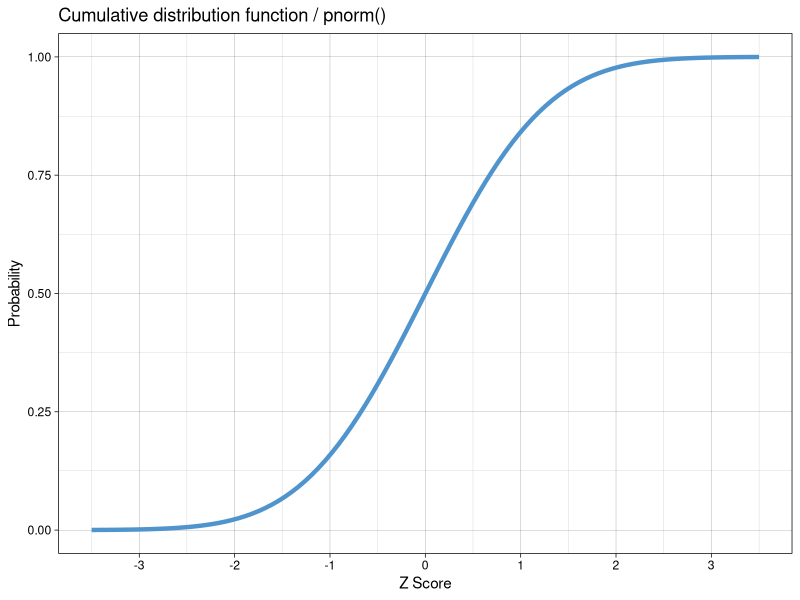
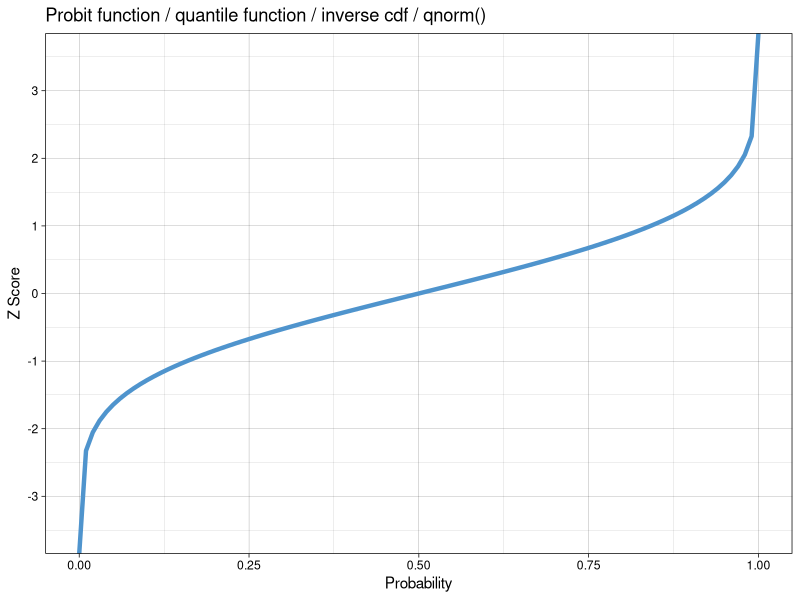

These figures' R source, in order:
## ---- chunk 1
library(tidyverse)
tibble(x = seq(-3, 3, by = 0.1)) %>% 
  ggplot(aes(x)) +
  stat_function(fun = pnorm, colour = "steelblue3", 
                  args = list(mean = 0, sd = 1),
                  size = 1.5) +
  labs(y = "Probability", x = "Z Score") +
  scale_y_continuous(limits = c(0, 1)) +
  scale_x_continuous(limits = c(-3.5, 3.5), breaks = -3:3) + 
  ggtitle("Cumulative distribution function / pnorm()") +
  theme_linedraw()
## ---- chunk 2
tibble(x = seq(0, 1, by = 0.01)) %>% 
  ggplot(aes(x)) +
  stat_function(fun = qnorm, colour = "steelblue3", 
                  args = list(mean = 0, sd = 1),
                  size = 1.5) +
  labs(x = "Probability", y = "Z Score") +
  scale_x_continuous(limits = c(0, 1)) +
  scale_y_continuous(limits = c(-3.5, 3.5), breaks = -3:3) + 
  ggtitle("Probit function / quantile function / inverse cdf / qnorm()") +
  theme_linedraw()
